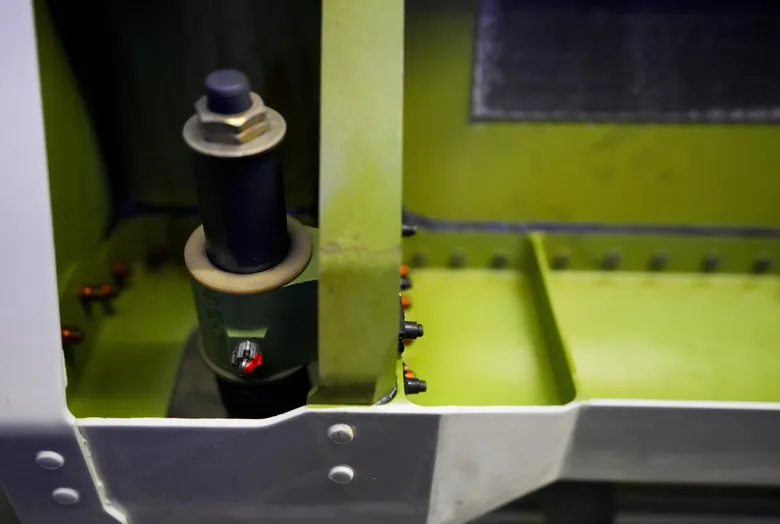
#> input picture Screws/Pictures/sample.png, 780 x 524 px
$ python screw.py
#> lines starting #> are read from the running program, lines starting #| are printed output that depends on the picture; after the words box and inside, x2 and y2 are one past the last pixel; in counts of white or black regions, pixels touching at a corner belong together
import cv2
import numpy as np

# Function to detect screw holes and draw bounding boxes
def detect_screw_holes(image_path, output_path):
    # Load the image
#> called with image_path = 'Pictures/sample.png', output_path = 'Output/output_car_image.jpg'
    image = cv2.imread(image_path)
#> image is the input picture: shape (524, 780, 3); mean B, G, R 56.8, 93.4, 89.9
    gray = cv2.cvtColor(image, cv2.COLOR_BGR2GRAY)
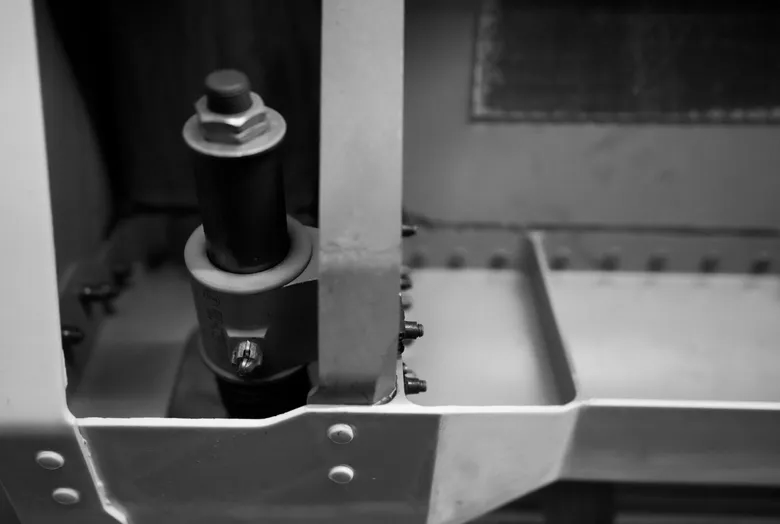
#> gray: shape (524, 780); min 0, max 251, mean 88.2

    # Apply GaussianBlur to reduce noise and improve circle detection
    blurred = cv2.GaussianBlur(gray, (9, 9), 2)

    # Detect circles in the image using HoughCircles
    circles = cv2.HoughCircles(blurred, cv2.HOUGH_GRADIENT, dp=1.2, minDist=30,
                               param1=50, param2=30, minRadius=5, maxRadius=50)
#> circles = [[274.2, 245.4, 34.52], [232.2, 108.6, 37.04], [265.8, 126.6, 19.16], [219, 252.6, 34.76], [198.6, 131.4, 16.04], [229.8, 341.4, 26.72]]

    if circles is not None:
        circles = np.round(circles[0, :]).astype("int")
#> circles = [[274, 245, 35], [232, 109, 37], [266, 127, 19], [219, 253, 35], [199, 131, 16], [230, 341, 27]]

        for (x, y, r) in circles:
            # Draw bounding box
            cv2.rectangle(image, (x - r, y - r), (x + r, y + r), (0, 255, 0), 2)
#> this loop made 6 passes
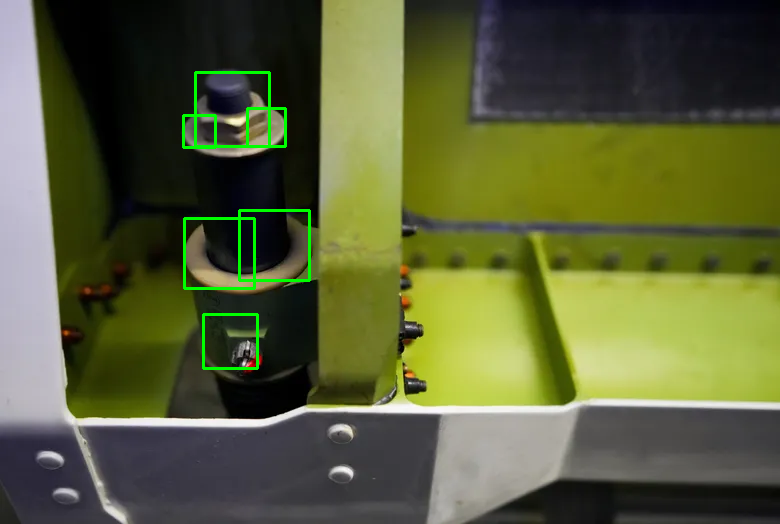
#> image: shape (524, 780, 3); 0.95% of pixels changed, all inside (x1, y1, x2, y2) = (182, 71, 311, 370)

    # Save the output image
    cv2.imwrite(output_path, image)

# Example usage
input_image_path = 'Pictures/sample.png'  # Path to your input image
output_image_path = 'Output/output_car_image.jpg'  # Path to save the output image with bounding boxes
detect_screw_holes(input_image_path, output_image_path)
